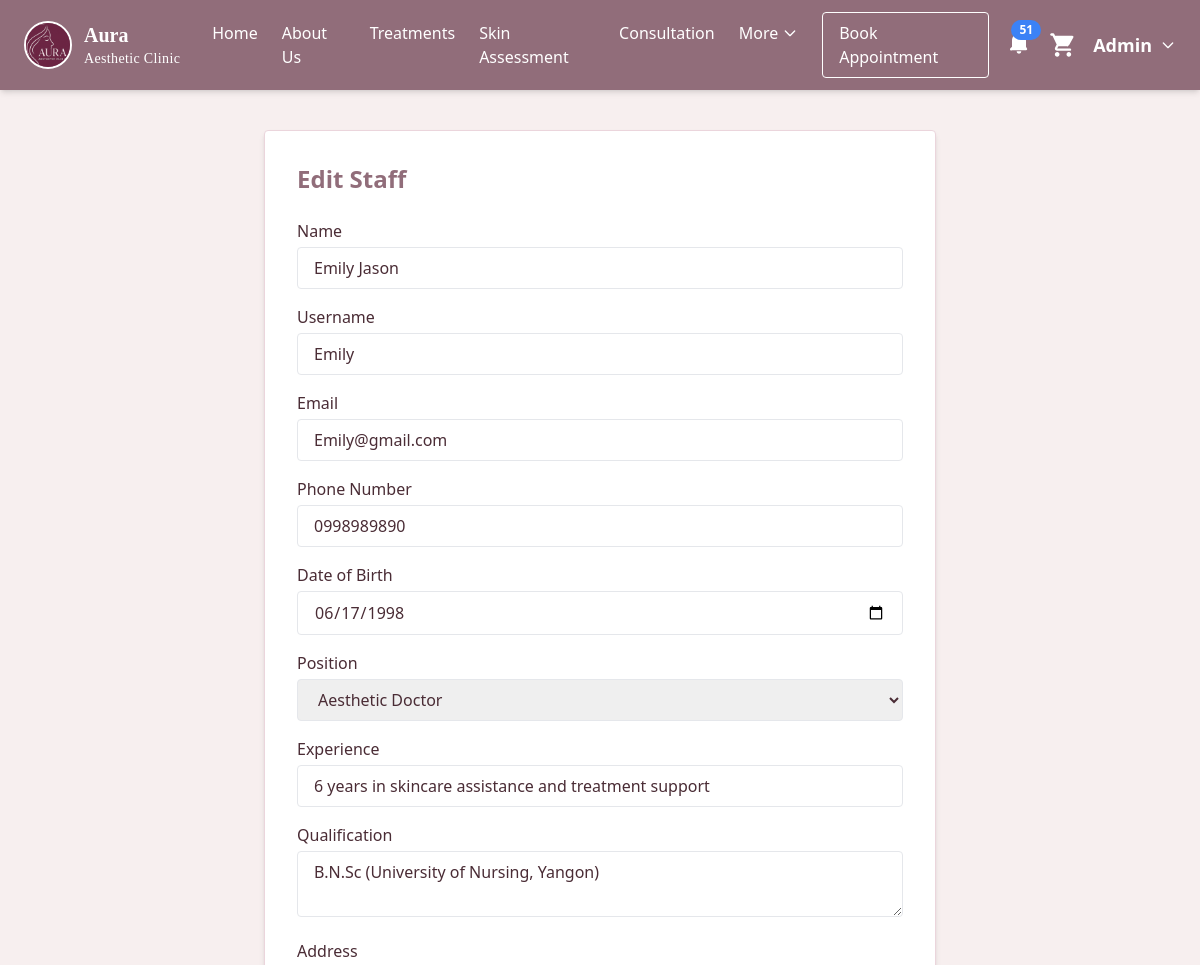
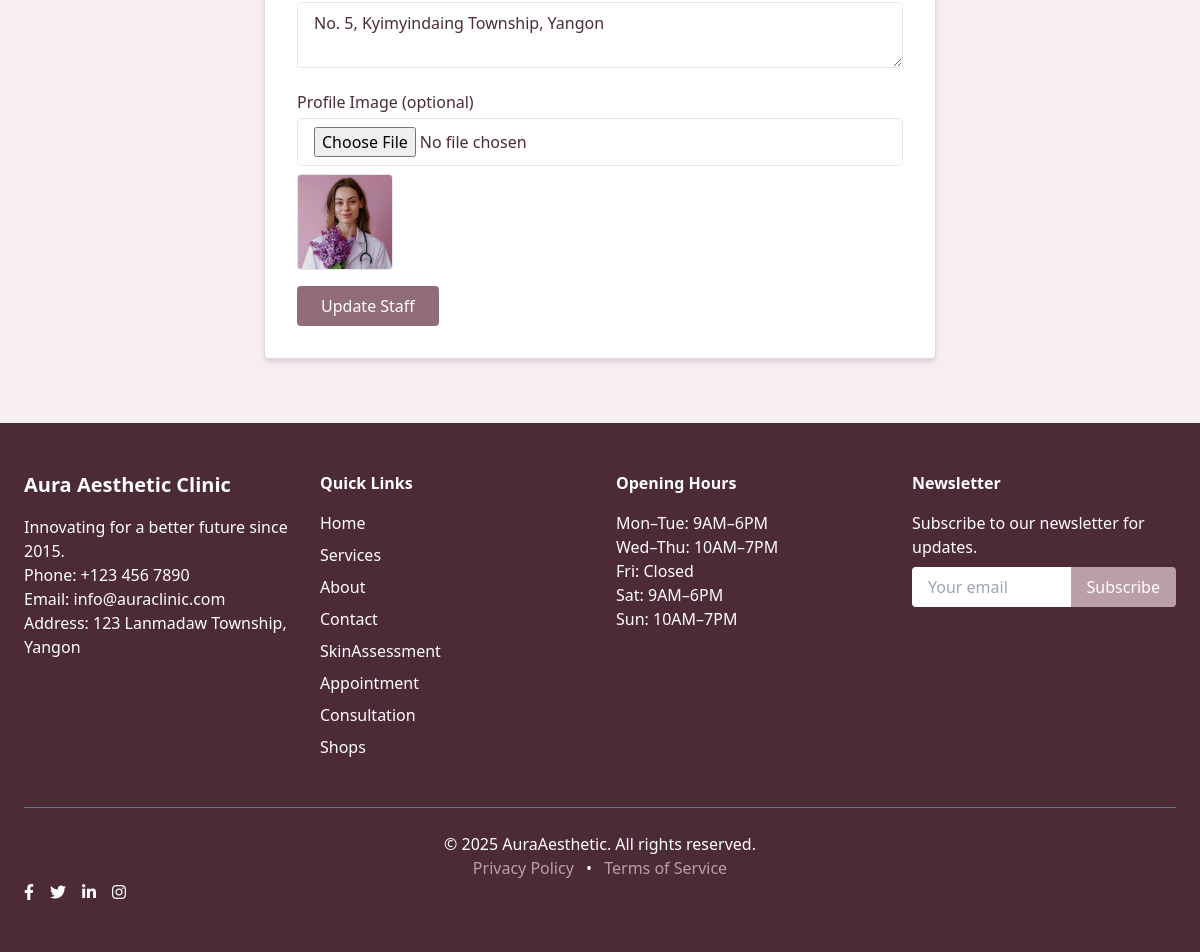
Page /edit_staff.php?staff_id=18 (signed in) on the committed database (2 pictures, top to bottom).
### tables this page shows
CREATE TABLE `staffregister` (
  `StaffID` int(11) NOT NULL,
  `Name` varchar(50) NOT NULL,
  `ProfileImage` varchar(255) NOT NULL,
  `UserName` varchar(50) NOT NULL,
  `Email` varchar(50) NOT NULL,
  `Password` varchar(255) NOT NULL,
  `PhoneNumber` varchar(50) NOT NULL,
  `DateOfBirth` date NOT NULL,
  `Position` varchar(50) NOT NULL,
  `Experience` varchar(100) NOT NULL,
  `Qualification` varchar(100) NOT NULL,
  `Address` varchar(50) NOT NULL
);

### edit_staff.php (the view, shortened to what this page needs)
<?php
include('connect.php');
include('header.php');
$staffID = $_GET['staff_id'];
$query = "SELECT * FROM staffregister WHERE StaffID = '$staffID'";
$result = mysqli_query($connect, $query);
$data = mysqli_fetch_assoc($result);
?>
<body class="bg-[#F7EFEF] text-[#4A2C35] font-sans">
    <?php include 'navbar.php'; ?>
    <div class="max-w-2xl mx-auto bg-white mt-10 p-8 rounded shadow-md border border-[#EBD5DC] mb-16">
        <h1 class="text-2xl font-bold text-[#916D7A] mb-6">Edit Staff</h1>
        <form action="" method="POST" enctype="multipart/form-data" class="space-y-4">
            <div>
                <label class="block font-medium mb-1">Name</label>
                <input type="text" name="name" value="<?= htmlspecialchars($data['Name'] ?? '') ?>" required class="w-full px-4 py-2 border rounded" />
            </div>
            <div>
                <label class="block font-medium mb-1">Username</label>
                <input type="text" name="username" value="<?= htmlspecialchars($data['UserName'] ?? '') ?>" required class="w-full px-4 py-2 border rounded" />
            </div>
            <div>
                <label class="block font-medium mb-1">Email</label>
                <input type="email" name="email" value="<?= htmlspecialchars($data['Email'] ?? '') ?>" required class="w-full px-4 py-2 border rounded" />
            </div>
            <div>
                <label class="block font-medium mb-1">Phone Number</label>
                <input type="text" name="phone" value="<?= htmlspecialchars($data['PhoneNumber'] ?? '') ?>" class="w-full px-4 py-2 border rounded" />
            </div>
            <div>
                <label class="block font-medium mb-1">Date of Birth</label>
                <input type="date" name="dob" value="<?= htmlspecialchars($data['DateOfBirth'] ?? '') ?>" class="w-full px-4 py-2 border rounded" />
            </div>
            <div>
                <label class="block font-medium mb-1">Position</label>
                <select name="position" class="w-full px-4 py-2 border rounded">
                    <?php
                    $positions = ['Aesthetic Doctor', 'Dermatologist', 'Nurse', 'Admin', 'Receptionist', 'Clinic Manager'];
                    foreach ($positions as $pos) {
                        $selected = ($data['Position'] == $pos) ? 'selected' : '';
                        echo "<option value='$pos' $selected>$pos</option>";
                    }
                    ?>
                </select>
            </div>
            <div>
                <label class="block font-medium mb-1">Experience</label>
                <input type="text" name="experience" value="<?= htmlspecialchars($data['Experience'] ?? '') ?>" class="w-full px-4 py-2 border rounded" />
            </div>
            <div>
                <label class="block font-medium mb-1">Qualification</label>
                <textarea name="qualification" class="w-full px-4 py-2 border rounded"><?= htmlspecialchars($data['Qualification'] ?? '') ?></textarea>
            </div>
            <div>
                <label class="block font-medium mb-1">Address</label>
                <textarea name="address" class="w-full px-4 py-2 border rounded"><?= htmlspecialchars($data['Address'] ?? '') ?></textarea>
            </div>
            <div>
                <label class="block font-medium mb-1">Profile Image (optional)</label>
                <input type="file" name="profile_image" class="w-full px-4 py-2 border rounded" />
                <?php if ($data['ProfileImage']) { ?>
                    <img src="<?= htmlspecialchars($data['ProfileImage']) ?>" alt="Profile Image" class="w-24 h-24 object-cover mt-2 border rounded" />
                <?php } ?>
            </div>
            <button type="submit" name="btnupdate" class="px-6 py-2 bg-[#916D7A] text-white rounded hover:bg-[#6E4B57]">Update Staff</button>
        </form>
    </div>
</body>
<?php include 'footer.php'; ?>

### style.css (style rules this page uses)
body { background-color: pink; }

### rows in the picture
staffregister: name "Emily Jason", username "Emily", email "Emily@gmail.com", phone "0998989890", dob "06/17/1998", experience "6 years in skincare assistance and treatment support", qualification "B.N.Sc (University of Nursing, Yangon)", address "No. 5, Kyimyindaing Township, Yangon", ProfileImage (picture)

### other values in the picture
$staffNotiCount "51"
$staffName "Admin"
form field position "Aesthetic Doctor"
